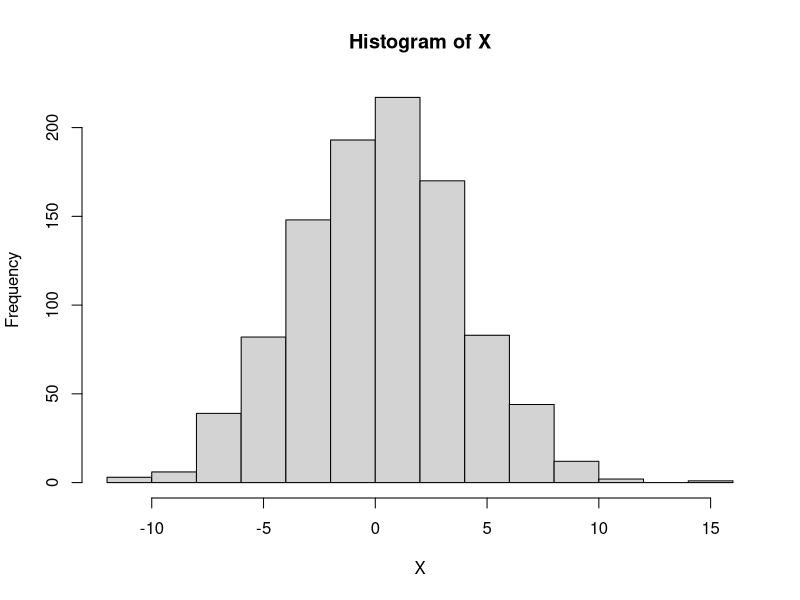
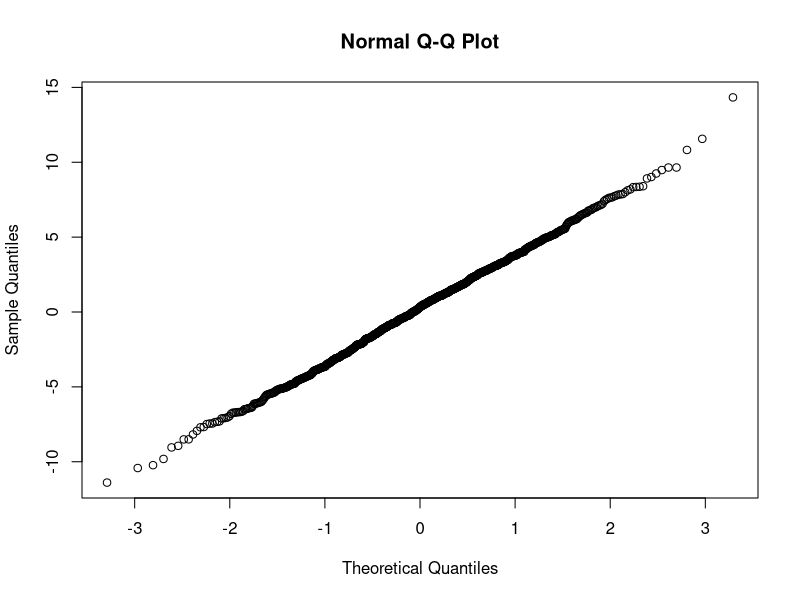

The R source for these figures, in order:
## ---- chunk 1
knitr::opts_chunk$set(comment = "#",collapse = TRUE,fig.align = "center")
## ---- chunk 2
Z1 <- rnorm(1000)
Z2 <- rnorm(1000)
a <- 2
b <- 3
X <- a*Z1 + b*Z2 
## ---- chunk 3
hist(X)
qqnorm(X)
